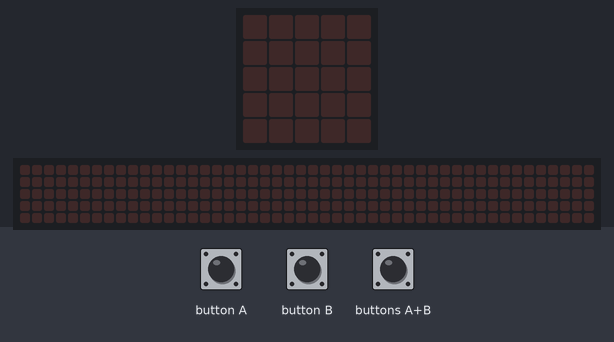
The program below on a simulated BBC micro:bit (MakeCode). Parts: the board's 5×5 LED display, a strip that is not on the board, showing the scrolling text unrolled. Inputs (shaded band) come from the test bench. The 48×5 strip is a reading aid, not a part: it shows the text the display is scrolling, unrolled, one strip-width of it at a time.

Above: at 1.2 s.
1.3 s: button A pressed for 0.15 s
At 2.3 s:
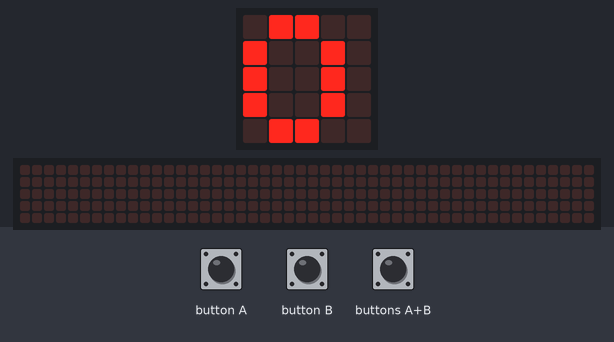
2.9 s: button B pressed for 0.15 s
At 3.5 s:
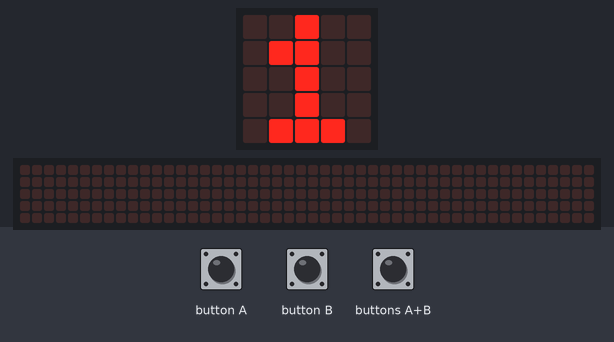
4.5 s: button A pressed for 0.15 s
At 7.12 s:
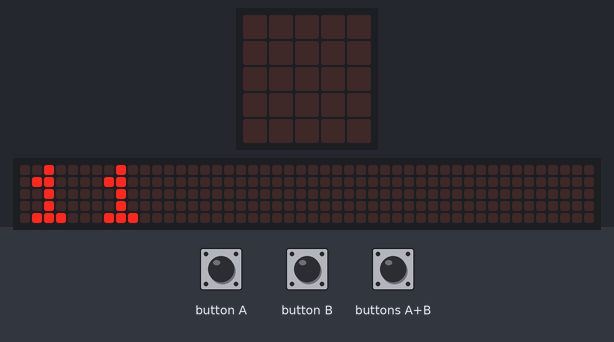
7.5 s: button B pressed for 0.15 s
At 10.12 s:
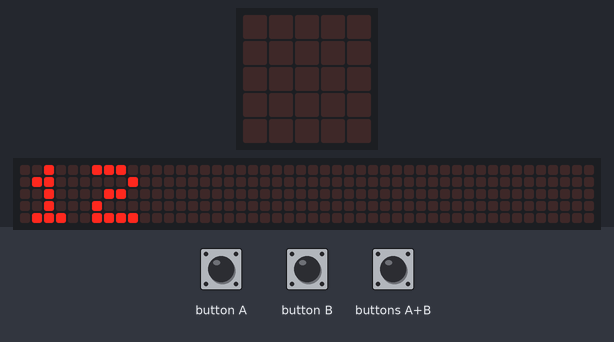
Timing chart, 0 to 11.5 s (numbered marks = the images above; inputs shaded):
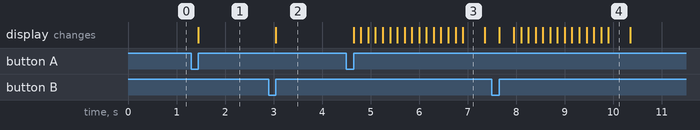

Measured:
- after the input at 1.3 s, the display: changes after 0.15 s (image 1)
- after the input at 2.9 s, the display: changes after 0.15 s (image 2)
- after the input at 4.5 s, the display: first changes after 0.15 s (image 3 shows a later state)
- after the input at 7.5 s, the display: changes after 0.15 s (image 4)
- what the display in image 3 shows lasts 0.5 s, from 6.9 s to 7.4 s

The program:

main.ts
```typescript
input.onButtonPressed(Button.A, function () {
    basic.showNumber(i_hatecomputer)
    i_hatecomputer += 1
})
input.onButtonPressed(Button.AB, function () {

})
input.onButtonPressed(Button.B, function () {
    basic.showNumber(i_hatecomputer)
    i_hatecomputer += 10
})
let i_hatecomputer = 0
i_hatecomputer = 0
let rubbish = 0
```

test.ts
```typescript
// 在這裡測試；當此封包作為擴充功能時，將不會編譯此內容。
```
